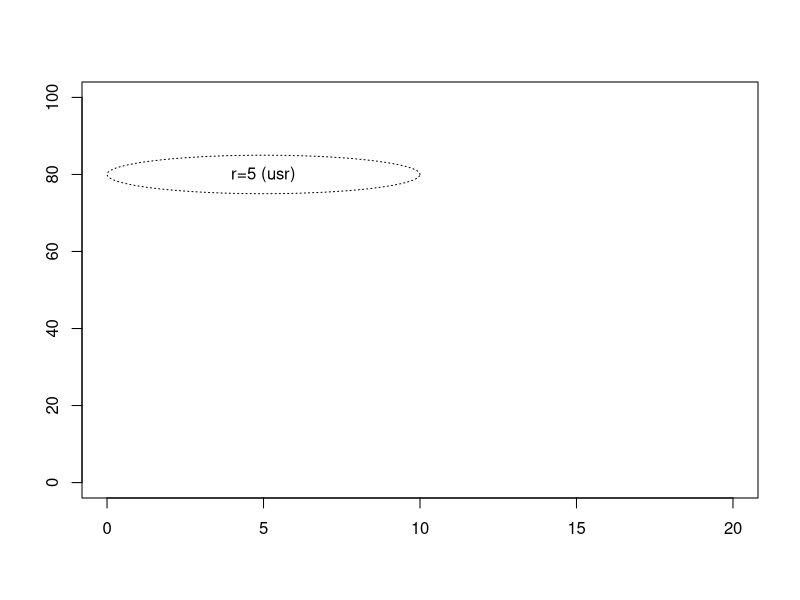
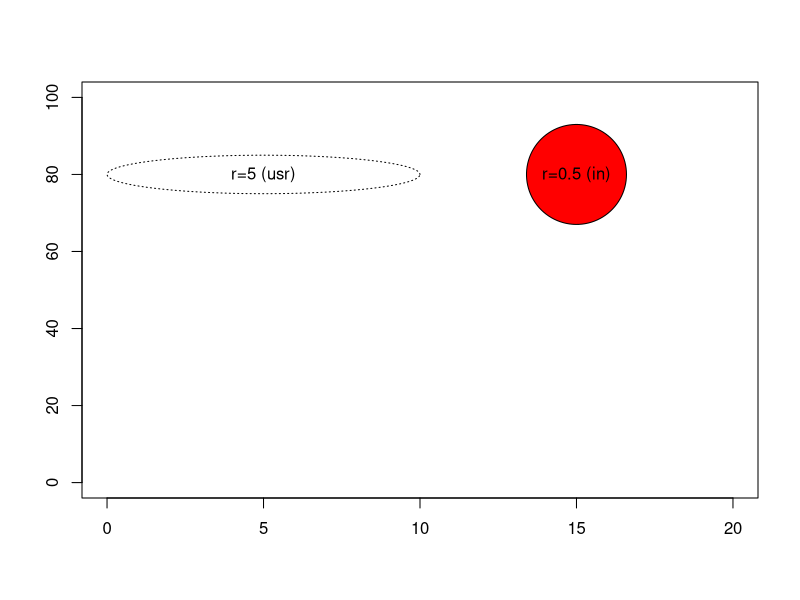
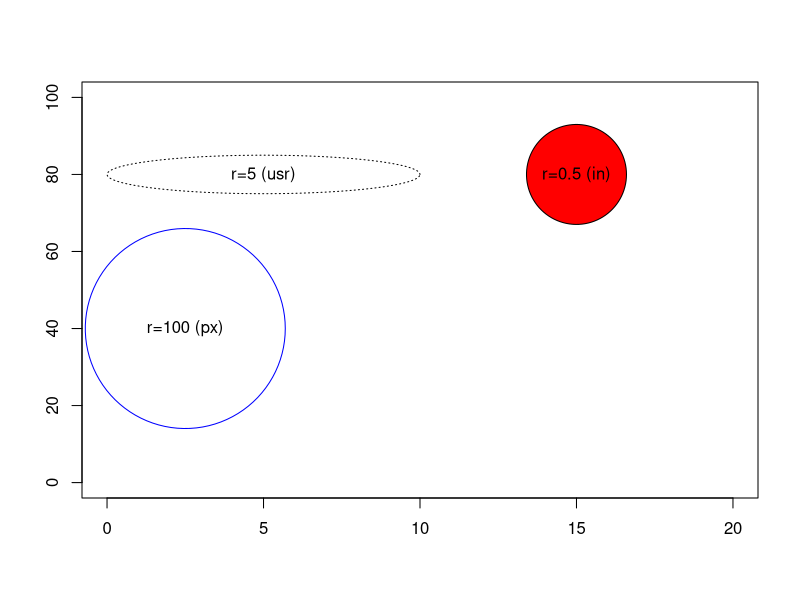
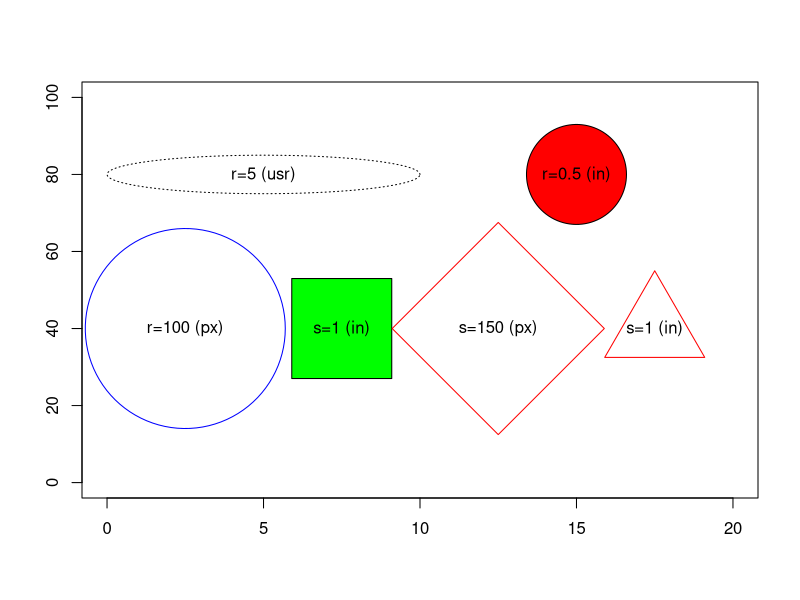

Write the R code that produced these figures, in order.
## ---- chunk 1
draw.circle <- function(x0, y0, r, ...) {
  # draw a circle of radius r centered at x0, y0
  pi.seq <- seq(0, 2*pi, length=100)
  x.circle <- x0 + r * cos(pi.seq)
  y.circle <- y0 + r * sin(pi.seq)
  polygon(x.circle, y.circle, ...)
}
plot(0, 0, xlim=c(0, 20), ylim=c(0, 100), type="n", xlab=" ", ylab=" ")
draw.circle(5, 80, 5, lty="dotted")
text(5, 80, "r=5 (usr)")
dv <- dev.size()
ma <- par("mai")
us <- par("usr")
## ---- chunk 2
draw.circle <- function(x0, y0, r, adjust.units=function() {list(x=1, y=1)}, ...) {
  # draw a circle of radius r centered at x0, y0
  # with an adjustment in the horizontal and vertical dimensions
  # The default adjustment is no adjustment
  pi.seq <- seq(0, 2*pi, length=100)
  adj <- adjust.units()
  x.circle <- x0 + adj$x * r * cos(pi.seq)
  y.circle <- y0 + adj$y * r * sin(pi.seq)
  polygon(x.circle, y.circle, ...)
}

convert_to_inches <- function() {
  # This funciton adjusts from user coordinates to inches.
  # There is a short-cut: ratio <- par("cxy") / par("cin")

  # Range of the plotting region in user coordinates
  plot.range.usr <- c(par("usr")[2] - par("usr")[1], par("usr")[4] - par("usr")[3])
  if (verbose) cat("\nThe range of the plotting region is", plot.range.usr, "in user coordinates")
  
  # Range of the plotting region in inches
  plot.range.in <- par("pin")
  if (verbose) cat("\nThe range of the plotting region is", plot.range.in, "in inches")
  
  # Number of inches per user coordinate
  ratio <- plot.range.usr / plot.range.in
  if (verbose) cat("\nThere are", ratio, "user coordinates per inch")
  return(list(x=ratio[1], y=ratio[2]))
}

plot(0, 0, xlim=c(0, 20), ylim=c(0, 100), type="n", xlab=" ", ylab=" ")
draw.circle( 5, 80, 5, lty="dotted")
text( 5, 80, "r=5 (usr)")
verbose <- TRUE
draw.circle(15, 80, 0.5, convert_to_inches, col="red")
text(15, 80, "r=0.5 (in)")
## ---- chunk 3
convert_to_pixels <- function() {
  # This funciton adjusts from user coordinates to pixels.
  # There is a short-cut: ratio <- par("cxy") / par("cra")

  # Range of the plotting region in user coordinates
  plot.range.usr <- c(par("usr")[2] - par("usr")[1], par("usr")[4] - par("usr")[3])
  if (verbose) cat("\nThe range of the plotting region is", plot.range.usr, "in user coordinates")
  
  # Ratio of pixels to inch
  pixels.per.inch <- dev.size(units="px") / dev.size(units="in")
  if (verbose) cat("\nThere are", pixels.per.inch, "pixels per inch")

  # Range of the plotting region in inches
  plot.range.px <- par("pin") * pixels.per.inch
  if (verbose) cat("\nThe range of the plotting region is", plot.range.px, "in pixels")
  
  # Number of inches per user coordinate
  ratio <- plot.range.usr / plot.range.px
  if (verbose) cat("\nThere are", ratio, "user coordinates per pixel")
  return(list(x=ratio[1], y=ratio[2]))
}

plot(0, 0, xlim=c(0, 20), ylim=c(0, 100), type="n", xlab=" ", ylab=" ")
draw.circle( 5, 80, 5, lty="dotted")
text( 5, 80, "r=5 (usr)")
verbose <- FALSE
draw.circle(15, 80, 0.5, convert_to_inches, col="red")
text(15, 80, "r=0.5 (in)")
verbose <- TRUE
draw.circle( 2.5, 40, 100, convert_to_pixels, border="blue")
text( 2.5, 40, "r=100 (px)")
## ---- chunk 4
draw.square <- function(x0, y0, s, adjust.units=function() {list(x=1, y=1)}, ...) {
  # draw a circle of radius r centered at x0, y0
  # with an adjustment in the horizontal and vertical dimensions
  # The default adjustment is no adjustment
  pi.seq <- c(1, 3, 5, 7) * pi/4
  adj <- adjust.units()
  x.circle <- x0 + adj$x * s * cos(pi.seq) / sqrt(2)
  y.circle <- y0 + adj$y * s * sin(pi.seq) / sqrt(2)
  polygon(x.circle, y.circle, ...)
}

draw.diamond <- function(x0, y0, s, adjust.units=function() {list(x=1, y=1)}, ...) {
  # draw a circle of radius r centered at x0, y0
  # with an adjustment in the horizontal and vertical dimensions
  # The default adjustment is no adjustment
  pi.seq <- (0:3) * pi/2
  adj <- adjust.units()
  x.circle <- x0 + adj$x * s * cos(pi.seq) / sqrt(2)
  y.circle <- y0 + adj$y * s * sin(pi.seq) / sqrt(2)
  polygon(x.circle, y.circle, ...)
}

draw.triangle <- function(x0, y0, s, adjust.units=function() {list(x=1, y=1)}, ...) {
  # draw a circle of radius r centered at x0, y0
  # with an adjustment in the horizontal and vertical dimensions
  # The default adjustment is no adjustment
  pi.seq <- pi/2 + (0:2) * 2*pi/3
  adj <- adjust.units()
  x.circle <- x0 + adj$x * s * cos(pi.seq) * sqrt(1/3)
  y.circle <- y0 + adj$y * s * sin(pi.seq) * sqrt(1/3)
  polygon(x.circle, y.circle, ...)
}

plot(0, 0, xlim=c(0, 20), ylim=c(0, 100), type="n", xlab=" ", ylab=" ")
draw.circle( 5, 80, 5, lty="dotted")
text( 5, 80, "r=5 (usr)")
verbose <- FALSE
draw.circle(15, 80, 0.5, convert_to_inches, col="red")
text(15, 80, "r=0.5 (in)")
draw.circle( 2.5, 40, 100, convert_to_pixels, border="blue")
text( 2.5, 40, "r=100 (px)")
draw.square(7.5, 40, 1, convert_to_inches, col="green")
text(7.5, 40, "s=1 (in)")
draw.diamond(12.5, 40, 150, convert_to_pixels, border="red")
text(12.5, 40, "s=150 (px)")
draw.triangle(17.5, 40, 1, convert_to_inches, border="red")
text(17.5, 40, "s=1 (in)")
